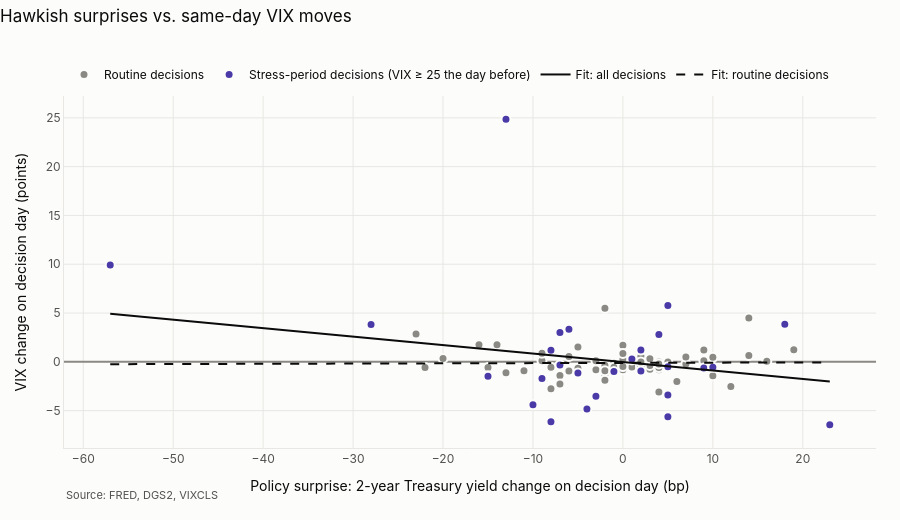

The notebook cell this image was saved under:
### Code cell
charts.surprise_scatter(
    ev, {"Fit: all decisions": fits[0]["_line"], "Fit: routine decisions": fits[1]["_line"]}
).show()

### Figure 1 — Plotly figure (JSON) as saved in the notebook; plotly's stock layout.template omitted (floating-point values rounded to 4 significant figures; data arrays with more than 128 entries replaced by an {"elided": "..."} marker saying what was removed)
{"data": [{"customdata": {"elided": "65x2 str values"}, "hovertemplate": "%{customdata[0]} (%{customdata[1]} bp)<br>2y surprise %{x:+.0f} bp<br>VIX %{y:+.2f}<extra></extra>", "marker": {"color": "#8a8983", "line": {"color": "#fcfcfb", "width": 2}, "size": 9}, "mode": "markers", "name": "Routine decisions", "type": "scatter", "x": [14.0, -6.0, 19.0, -15.0, -5.0, 4.0, 7.0, -22.0, -7.0, -9.0, 4.0, -15.0, -1.0, 6.0, 3.0, -2.0, 1.0, -8.0, -1.0, 3.0, -5.0, 16.0, -13.0, 10.0, 3.0, 2.0, 1.0, 3.0, 14.0, 4.0, 1.0, -3.0, 7.0, 2.0, -2.0, 2.0, 9.0, 4.0, -8.0, 12.0, -23.0, -6.0, 4.0, 10.0, 2.0, 0.0, 3.0, -2.0, 0.0, 0.0, -16.0, -3.0, -9.0, -11.0, 0.0, 0.0, -20.0, -14.0, 9.0, -2.0, 5.0, 5.0, 2.0, -2.0, -7.0], "y": [4.5, -0.95, 1.24, -0.59, -0.67, -0.02, -0.23, -0.58, -1.39, 0.11, -0.8, -1.42, -0.15, -2.01, -0.33, -1.26, -0.52, -0.55, -0.55, -0.32, 1.53, 0.06, -1.13, -1.42, -0.77, -0.53, 0.19, -0.37, 0.66, -0.59, 0.27, -0.81, 0.5, -0.47, -0.36, 0.56, 0.12, -0.21, -2.76, -2.54, 2.85, 0.55, -3.09, 0.47, -0.42, 0.26, 0.31, 5.48, -0.82, -0.48, 1.75, 0.1, 0.89, -0.91, 1.69, 0.86, 0.35, 1.75, 1.22, -1.9, -0.26, -0.02, -0.01, -0.92, -2.27]}, {"customdata": [["1998-09-29", "-25"], ["1998-10-15", "-25"], ["1998-11-17", "-25"], ["2001-01-03", "-50"], ["2001-03-20", "-50"], ["2001-04-18", "-50"], ["2001-09-17", "-50"], ["2001-10-02", "-50"], ["2001-11-06", "-50"], ["2001-12-11", "-25"], ["2002-11-06", "-50"], ["2007-09-18", "-50"], ["2008-01-22", "-75"], ["2008-01-30", "-50"], ["2008-03-18", "-75"], ["2008-10-08", "-50"], ["2008-10-29", "-50"], ["2008-12-16", "-75"], ["2018-12-20", "+25"], ["2020-03-04", "-50"], ["2020-03-16", "-100"], ["2022-03-17", "+25"], ["2022-05-05", "+50"], ["2022-06-16", "+75"], ["2022-09-22", "+75"], ["2022-11-03", "+75"], ["2024-12-19", "-25"]], "hovertemplate": "%{customdata[0]} (%{customdata[1]} bp)<br>2y surprise %{x:+.0f} bp<br>VIX %{y:+.2f}<extra></extra>", "marker": {"color": "#4a3aa7", "line": {"color": "#fcfcfb", "width": 2}, "size": 9}, "mode": "markers", "name": "Stress-period decisions (VIX ≥ 25 the day before)", "type": "scatter", "x": [2.0, 5.0, 2.0, 5.0, -8.0, -15.0, -57.0, -5.0, -9.0, -7.0, 5.0, -8.0, -28.0, 1.0, 23.0, 18.0, -7.0, -10.0, 4.0, -4.0, -13.0, -1.0, 5.0, -6.0, 9.0, 10.0, -3.0], "y": [1.21, -5.62, -0.95, -3.39, 1.18, -1.48, 9.92, -1.14, -1.7, -0.32, -0.5, -6.13, 3.83, 0.3, -6.45, 3.85, 3.0, -4.39, 2.8, -4.83, 24.86, -1.0, 5.78, 3.33, -0.64, -0.56, -3.53]}, {"hoverinfo": "skip", "line": {"color": "#0b0b0b", "dash": "solid", "width": 2}, "mode": "lines", "name": "Fit: all decisions", "type": "scatter", "x": [-57.0, -55.37, -53.73, -52.1, -50.47, -48.84, -47.2, -45.57, -43.94, -42.31, -40.67, -39.04, -37.41, -35.78, -34.14, -32.51, -30.88, -29.24, -27.61, -25.98, -24.35, -22.71, -21.08, -19.45, -17.82, -16.18, -14.55, -12.92, -11.29, -9.653, -8.02, -6.388, -4.755, -3.122, -1.49, 0.1429, 1.776, 3.408, 5.041, 6.673, 8.306, 9.939, 11.57, 13.2, 14.84, 16.47, 18.1, 19.73, 21.37, 23.0], "y": [4.919, 4.777, 4.636, 4.495, 4.353, 4.212, 4.07, 3.929, 3.788, 3.646, 3.505, 3.363, 3.222, 3.081, 2.939, 2.798, 2.656, 2.515, 2.374, 2.232, 2.091, 1.949, 1.808, 1.667, 1.525, 1.384, 1.242, 1.101, 0.9595, 0.8181, 0.6767, 0.5353, 0.3939, 0.2525, 0.1111, -0.03033, -0.1717, -0.3131, -0.4545, -0.5959, -0.7373, -0.8788, -1.02, -1.162, -1.303, -1.444, -1.586, -1.727, -1.869, -2.01]}, {"hoverinfo": "skip", "line": {"color": "#0b0b0b", "dash": "dash", "width": 2}, "mode": "lines", "name": "Fit: routine decisions", "type": "scatter", "x": [-57.0, -55.37, -53.73, -52.1, -50.47, -48.84, -47.2, -45.57, -43.94, -42.31, -40.67, -39.04, -37.41, -35.78, -34.14, -32.51, -30.88, -29.24, -27.61, -25.98, -24.35, -22.71, -21.08, -19.45, -17.82, -16.18, -14.55, -12.92, -11.29, -9.653, -8.02, -6.388, -4.755, -3.122, -1.49, 0.1429, 1.776, 3.408, 5.041, 6.673, 8.306, 9.939, 11.57, 13.2, 14.84, 16.47, 18.1, 19.73, 21.37, 23.0], "y": [-0.2417, -0.2379, -0.234, -0.2302, -0.2264, -0.2226, -0.2187, -0.2149, -0.2111, -0.2072, -0.2034, -0.1996, -0.1958, -0.1919, -0.1881, -0.1843, -0.1804, -0.1766, -0.1728, -0.169, -0.1651, -0.1613, -0.1575, -0.1536, -0.1498, -0.146, -0.1422, -0.1383, -0.1345, -0.1307, -0.1268, -0.123, -0.1192, -0.1154, -0.1115, -0.1077, -0.1039, -0.1, -0.09621, -0.09238, -0.08855, -0.08472, -0.0809, -0.07707, -0.07324, -0.06941, -0.06558, -0.06175, -0.05792, -0.05409]}], "layout": {"annotations": [{"font": {"color": "#52514e", "size": 11}, "showarrow": false, "text": "Source: FRED, DGS2, VIXCLS", "x": 0, "xanchor": "left", "xref": "paper", "y": -0.16, "yref": "paper"}], "font": {"color": "#0b0b0b", "family": "Inter, -apple-system, Segoe UI, sans-serif", "size": 12}, "height": 520, "hoverlabel": {"bgcolor": "white", "font": {"color": "#0b0b0b"}}, "legend": {"orientation": "h", "x": 0, "xanchor": "left", "y": 1.02, "yanchor": "bottom"}, "margin": {"b": 72, "l": 64, "r": 24, "t": 96}, "paper_bgcolor": "#fcfcfb", "plot_bgcolor": "#fcfcfb", "title": {"font": {"color": "#0b0b0b", "size": 17}, "text": "Hawkish surprises vs. same-day VIX moves", "x": 0, "xanchor": "left", "y": 0.98, "yanchor": "top"}, "xaxis": {"gridcolor": "#e8e7e3", "linecolor": "#e8e7e3", "tickfont": {"color": "#52514e"}, "title": {"text": "Policy surprise: 2-year Treasury yield change on decision day (bp)"}, "zeroline": false}, "yaxis": {"gridcolor": "#e8e7e3", "linecolor": "#e8e7e3", "tickfont": {"color": "#52514e"}, "title": {"text": "VIX change on decision day (points)"}, "zerolinecolor": "#8a8983"}}}
